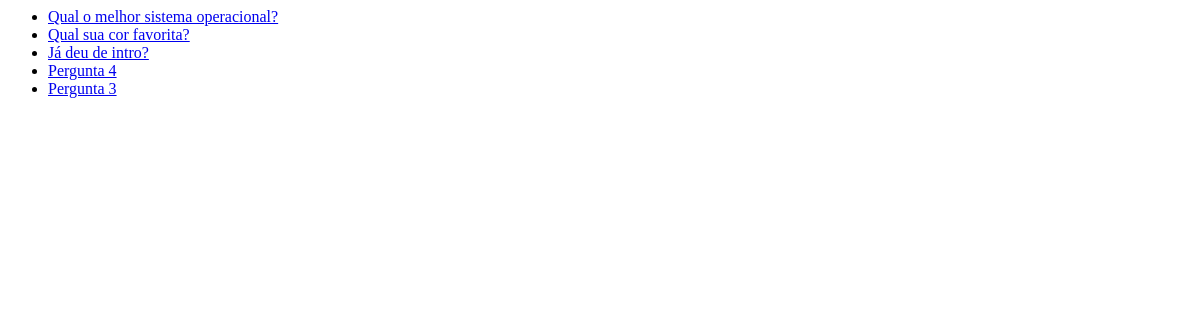
/polls/, run on an earlier commit of the app's database.
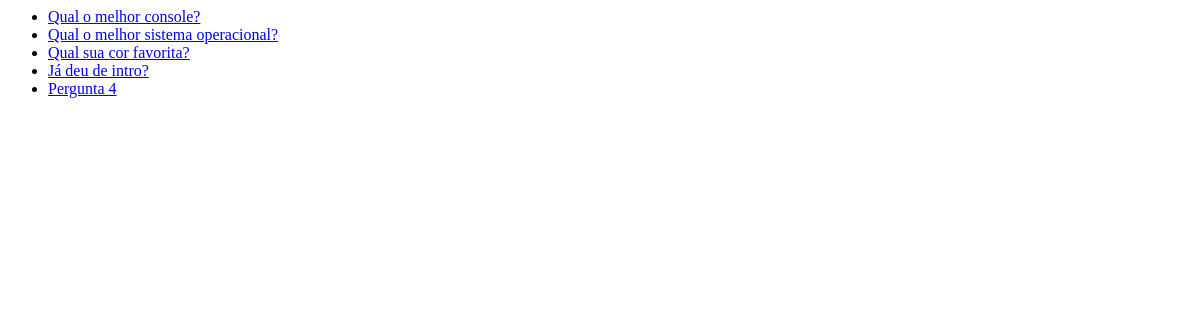
And on a later commit of the database.
### polls/models.py (models this page shows, shortened)
class Question(models.Model):
    question_text = models.CharField(max_length=200)
    pub_date = models.DateTimeField("date published")

### polls/views.py (the view)
# urls.py: path("", views.IndexView.as_view(), name="index"),
class IndexView(generic.ListView):
    template_name = "polls/index.html"
    context_object_name = "latest_question_list"
    def get_queryset(self):
        return Question.objects.filter(
            pub_date__lte=timezone.now()
        ).order_by("-pub_date")[:5]

### polls/templates/polls/index.html
{% if latest_question_list %}
    <ul>
    {% for question in latest_question_list %}
        <li><a href="/polls/{{ question.id }}/">{{ question.question_text }}</a></li>
    {% endfor %}
    </ul>
{% else %}
    <p>No polls are available.</p>
{% endif %}

What changed in the data, as far as the page shows it:
no longer on this page (row unchanged): Question: question_text "Pergunta 3"
added Question: question_text "Qual o melhor console?"
